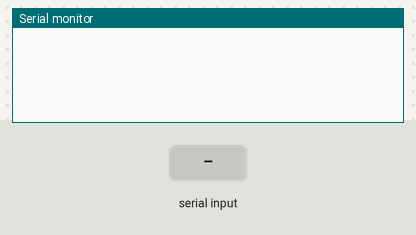
The sketch below on a simulated ESP32. Parts: the last lines printed to the serial monitor. The inputs (shaded band) are chosen by the test bench.

Above: at 1.2 s.
1.3 s: "Serial1: \n" received over the second serial link
At 2.2 s:
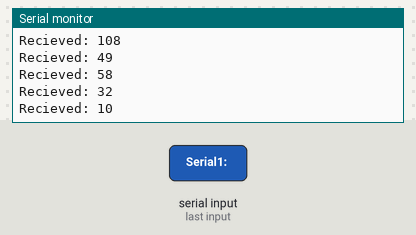
2.8 s: "0" received over the second serial link
At 3.5 s:
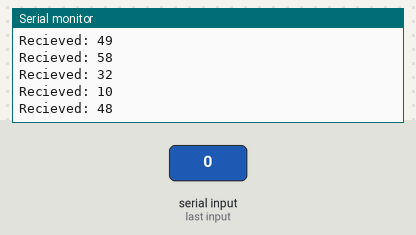
Timing chart, 0 to 5.8 s (numbered marks = the images above; inputs shaded):
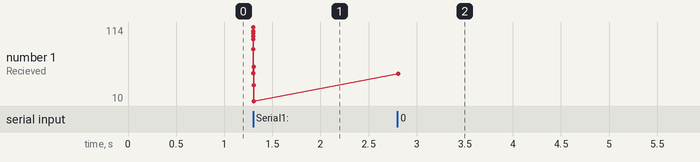

The sketch:

teensy_esp_communication_test_b.ino
```cpp
#include <HardwareSerial.h>

HardwareSerial MySerial(1);

int i = 0;
int b =0;
void setup() {
  Serial.begin(115200);

//  while (!Serial2 or !Serial1) {
//    Serial.print("Serial1: ");
//    Serial.print(Serial1);
//    Serial.print(" Serial2: ");
//    Serial.println(Serial2);
//    delay(100);
//  }

MySerial.begin(9600, SERIAL_8N1, 16, 17);

}

//------------------------------------------------------------------------------------
void loop() {

    while (MySerial.available() > 0) {
        uint8_t byteFromSerial = MySerial.read();
        Serial.print("Recieved: ");
        Serial.println(byteFromSerial);
    }

//Serial.println("Hello");

 delay(100);

}
```

Measured:
- after the input at 1.3 s, the serial monitor: prints a new line at once (image 1)
- after the input at 2.8 s, the serial monitor: prints a new line at once (image 2)
- plotted number 1: 10 → 48 after the input at 2.8 s
